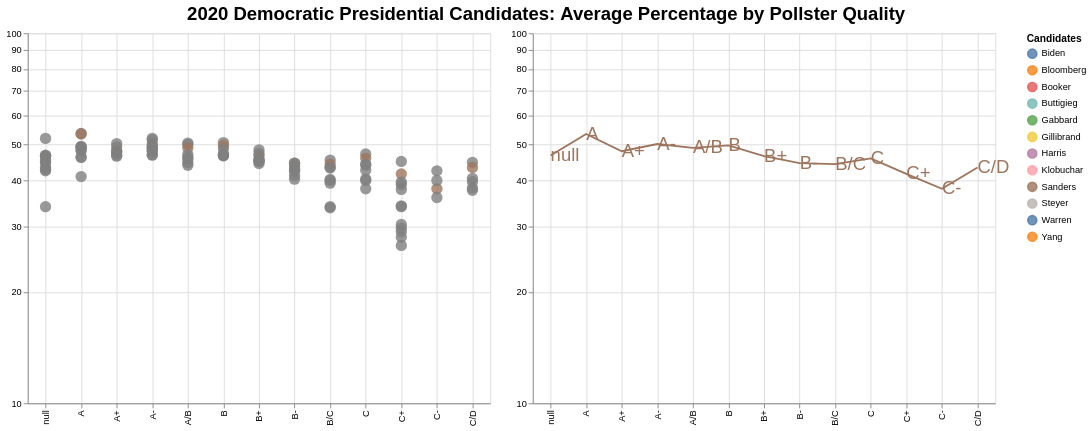

Express this chart as Vega-Lite.
### Vega specification from a JSON file in a GitHub repository (floating-point values rounded to 4 significant figures; data arrays with more than 128 entries replaced by an {"elided": "..."} marker saying what was removed)
{"$schema": "https://vega.github.io/schema/vega/v5.json", "background": "white", "padding": 5, "title": {"anchor": "middle", "offset": 5, "orient": "top", "text": "2020 Democratic Presidential Candidates: Average Percentage by Pollster Quality"}, "data": [{"name": "selector008_store", "values": [{"unit": "concat_0_concat_0", "fields": [{"type": "E", "field": "answer"}], "values": ["Sanders"]}]}, {"name": "data-ba2e14054cccc0d29d93e60aff37899d", "values": {"elided": "1549 records"}}, {"name": "data_0", "source": "data-ba2e14054cccc0d29d93e60aff37899d", "transform": [{"type": "aggregate", "groupby": ["answer", "fte_grade"], "ops": ["mean"], "fields": ["pct"], "as": ["mean_pct"]}]}], "signals": [{"name": "concat_0_height", "value": 400}, {"name": "concat_0_concat_0_width", "value": 500}, {"name": "concat_0_concat_1_width", "value": 500}, {"name": "unit", "value": {}, "on": [{"events": "mousemove", "update": "isTuple(group()) ? group() : unit"}]}, {"name": "selector008_answer", "init": "\"Sanders\"", "bind": {"input": "radio", "options": ["Sanders", "Biden", "Bloomberg", "Buttigieg", "Klobuchar", "Warren", "Gabbard", "Steyer", "Yang", "Booker", "Harris", "Gillibrand"], "name": "Select Candidate"}}, {"name": "selector008", "update": "vlSelectionResolve(\"selector008_store\", \"union\")"}], "layout": {"padding": 20, "bounds": "full", "align": "each"}, "marks": [{"type": "group", "name": "concat_0_group", "layout": {"padding": 20, "bounds": "full", "align": "each"}, "marks": [{"type": "group", "name": "concat_0_concat_0_group", "style": "cell", "encode": {"update": {"width": {"signal": "concat_0_concat_0_width"}, "height": {"signal": "concat_0_height"}}}, "signals": [{"name": "selector008_tuple", "update": "selector008_answer !== null ? {fields: selector008_tuple_fields, values: [selector008_answer]} : null"}, {"name": "selector008_tuple_fields", "value": [{"type": "E", "field": "answer"}]}, {"name": "selector008_modify", "on": [{"events": {"signal": "selector008_tuple"}, "update": "modify(\"selector008_store\", selector008_tuple, true)"}]}], "marks": [{"name": "concat_0_concat_0_marks", "type": "symbol", "style": ["circle"], "interactive": true, "from": {"data": "data_0"}, "encode": {"update": {"opacity": {"value": 0.8}, "size": {"value": 150}, "fill": [{"test": "!(length(data(\"selector008_store\"))) || (vlSelectionTest(\"selector008_store\", datum))", "scale": "color", "field": "answer"}, {"value": "grey"}], "x": {"scale": "concat_0_concat_0_x", "field": "fte_grade"}, "y": {"scale": "concat_0_concat_0_y", "field": "mean_pct"}, "shape": {"value": "circle"}}}}], "axes": [{"scale": "concat_0_concat_0_x", "orient": "bottom", "grid": true, "gridScale": "concat_0_concat_0_y", "domain": false, "labels": false, "maxExtent": 0, "minExtent": 0, "ticks": false, "zindex": 0}, {"scale": "concat_0_concat_0_y", "orient": "left", "gridScale": "concat_0_concat_0_x", "grid": true, "domain": false, "labels": false, "maxExtent": 0, "minExtent": 0, "ticks": false, "zindex": 0}, {"scale": "concat_0_concat_0_x", "orient": "bottom", "grid": false, "labelAlign": "right", "labelAngle": 270, "labelBaseline": "middle", "zindex": 0}, {"scale": "concat_0_concat_0_y", "orient": "left", "grid": false, "labelOverlap": "greedy", "zindex": 0}]}, {"type": "group", "name": "concat_0_concat_1_group", "style": "cell", "encode": {"update": {"width": {"signal": "concat_0_concat_1_width"}, "height": {"signal": "concat_0_height"}}}, "signals": [{"name": "selector008_tuple", "update": "selector008_answer !== null ? {fields: selector008_tuple_fields, values: [selector008_answer]} : null"}, {"name": "selector008_tuple_fields", "value": [{"type": "E", "field": "answer"}]}, {"name": "selector008_modify", "on": [{"events": {"signal": "selector008_tuple"}, "update": "modify(\"selector008_store\", selector008_tuple, true)"}]}], "marks": [{"name": "concat_0_concat_1_layer_0_pathgroup", "type": "group", "from": {"facet": {"name": "faceted_path_concat_0_concat_1_layer_0_main", "data": "data_0", "groupby": ["answer"]}}, "encode": {"update": {"width": {"field": {"group": "width"}}, "height": {"field": {"group": "height"}}}}, "marks": [{"name": "concat_0_concat_1_layer_0_marks", "type": "line", "style": ["line"], "sort": {"field": "datum[\"fte_grade\"]"}, "interactive": true, "from": {"data": "faceted_path_concat_0_concat_1_layer_0_main"}, "encode": {"update": {"stroke": [{"test": "!(length(data(\"selector008_store\"))) || (vlSelectionTest(\"selector008_store\", datum))", "scale": "color", "field": "answer"}, {"value": "transparent"}], "x": {"scale": "concat_0_concat_1_x", "field": "fte_grade"}, "y": {"scale": "concat_0_concat_1_y", "field": "mean_pct"}, "defined": {"signal": "isValid(datum[\"mean_pct\"]) && isFinite(+datum[\"mean_pct\"])"}}}}]}, {"name": "concat_0_concat_1_layer_1_marks", "type": "text", "style": ["text"], "interactive": false, "from": {"data": "data_0"}, "encode": {"update": {"align": {"value": "left"}, "baseline": {"value": "middle"}, "fill": [{"test": "!(length(data(\"selector008_store\"))) || (vlSelectionTest(\"selector008_store\", datum))", "scale": "color", "field": "answer"}, {"value": "transparent"}], "x": {"scale": "concat_0_concat_1_x", "field": "fte_grade"}, "y": {"scale": "concat_0_concat_1_y", "field": "mean_pct"}, "text": {"signal": "''+datum[\"fte_grade\"]"}, "fontSize": {"value": 20}}}}], "axes": [{"scale": "concat_0_concat_1_x", "orient": "bottom", "grid": true, "gridScale": "concat_0_concat_1_y", "domain": false, "labels": false, "maxExtent": 0, "minExtent": 0, "ticks": false, "zindex": 0}, {"scale": "concat_0_concat_1_y", "orient": "left", "grid": true, "gridScale": "concat_0_concat_1_x", "domain": false, "labels": false, "maxExtent": 0, "minExtent": 0, "ticks": false, "zindex": 0}, {"scale": "concat_0_concat_1_x", "orient": "bottom", "grid": false, "labelAlign": "right", "labelAngle": 270, "labelBaseline": "middle", "zindex": 0}, {"scale": "concat_0_concat_1_y", "orient": "left", "grid": false, "labelOverlap": "greedy", "zindex": 0}]}]}], "scales": [{"name": "color", "type": "ordinal", "domain": {"data": "data_0", "field": "answer", "sort": true}, "range": "category"}, {"name": "concat_0_concat_0_x", "type": "point", "domain": {"data": "data_0", "field": "fte_grade", "sort": true}, "range": [0, {"signal": "concat_0_concat_0_width"}], "padding": 0.5}, {"name": "concat_0_concat_0_y", "type": "log", "domain": {"data": "data_0", "field": "mean_pct"}, "range": [{"signal": "concat_0_height"}, 0], "nice": true}, {"name": "concat_0_concat_1_x", "type": "point", "domain": {"data": "data_0", "field": "fte_grade", "sort": true}, "range": [0, {"signal": "concat_0_concat_1_width"}], "padding": 0.5}, {"name": "concat_0_concat_1_y", "type": "log", "domain": {"data": "data_0", "field": "mean_pct"}, "range": [{"signal": "concat_0_height"}, 0], "nice": true}], "legends": [{"title": "Candidates", "fill": "color", "symbolType": "circle", "encode": {"symbols": {"update": {"opacity": {"value": 0.8}}}}, "stroke": "color"}], "config": {"style": {"group-title": {"fontSize": 20}}}}
